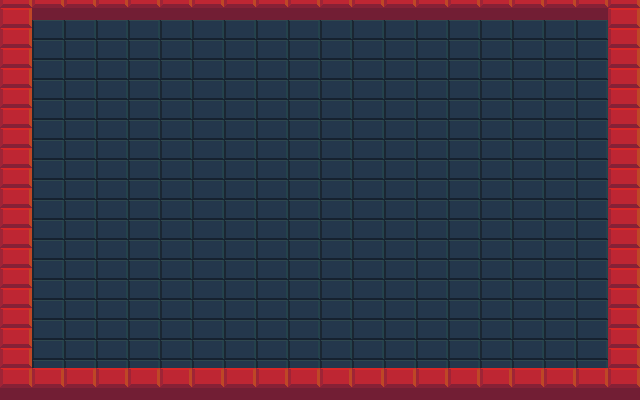

Below is a game level as drawn by its tile map, then a one-line description and the .tmx file that defines it, in full:
An orthogonal 20x20 tile map with 32x20 px tiles, 1 tile layer (Tile_Data) and 8 objects (4x Test_Entity, 4x Door).

<map version="1.0" orientation="orthogonal" renderorder="right-down" width="20" height="20" tilewidth="32" tileheight="20" nextobjectid="16">
 <tileset firstgid="1" name="Tileset" tilewidth="32" tileheight="32" tilecount="144" columns="12">
  <image source="../../Resources/Graphics/World/Tileset.png" width="384" height="384" />
 </tileset>
 <layer name="Tile_Data" width="20" height="20">
  <data encoding="csv">
2,2,2,2,2,2,2,2,2,2,2,2,2,2,2,2,2,2,2,2,
2,1,1,1,1,1,1,1,1,1,1,1,1,1,1,1,1,1,1,2,
2,1,1,1,1,1,1,1,1,1,1,1,1,1,1,1,1,1,1,2,
2,1,1,1,1,1,1,1,1,1,1,1,1,1,1,1,1,1,1,2,
2,1,1,1,1,1,1,1,1,1,1,1,1,1,1,1,1,1,1,2,
2,1,1,1,1,1,1,1,1,1,1,1,1,1,1,1,1,1,1,2,
2,1,1,1,1,1,1,1,1,1,1,1,1,1,1,1,1,1,1,2,
2,1,1,1,1,1,1,1,1,1,1,1,1,1,1,1,1,1,1,2,
2,1,1,1,1,1,1,1,1,1,1,1,1,1,1,1,1,1,1,2,
2,1,1,1,1,1,1,1,1,1,1,1,1,1,1,1,1,1,1,2,
2,1,1,1,1,1,1,1,1,1,1,1,1,1,1,1,1,1,1,2,
2,1,1,1,1,1,1,1,1,1,1,1,1,1,1,1,1,1,1,2,
2,1,1,1,1,1,1,1,1,1,1,1,1,1,1,1,1,1,1,2,
2,1,1,1,1,1,1,1,1,1,1,1,1,1,1,1,1,1,1,2,
2,1,1,1,1,1,1,1,1,1,1,1,1,1,1,1,1,1,1,2,
2,1,1,1,1,1,1,1,1,1,1,1,1,1,1,1,1,1,1,2,
2,1,1,1,1,1,1,1,1,1,1,1,1,1,1,1,1,1,1,2,
2,1,1,1,1,1,1,1,1,1,1,1,1,1,1,1,1,1,1,2,
2,1,1,1,1,1,1,1,1,1,1,1,1,1,1,1,1,1,1,2,
2,2,2,2,2,2,2,2,2,2,2,2,2,2,2,2,2,2,2,2
</data>
 </layer>
 <objectgroup name="Meta_Data">
  <object id="7" type="Test_Entity" x="128" y="60" width="32" height="20">
   <properties>
    <property name="Health" type="int" value="50" />
   </properties>
  </object>
  <object id="8" type="Test_Entity" x="128" y="280" width="32" height="20">
   <properties>
    <property name="Health" type="int" value="50" />
   </properties>
  </object>
  <object id="9" type="Test_Entity" x="480" y="280" width="32" height="20">
   <properties>
    <property name="Health" type="int" value="50" />
   </properties>
  </object>
  <object id="10" type="Test_Entity" x="480" y="60" width="32" height="20">
   <properties>
    <property name="Health" type="int" value="45" />
   </properties>
  </object>
  <object id="11" type="Door" x="288" y="0" width="96" height="20" />
  <object id="12" type="Door" x="0" y="140" width="32" height="80" />
  <object id="13" type="Door" x="288" y="380" width="96" height="20" />
  <object id="14" type="Door" x="608" y="140" width="32" height="80" />
 </objectgroup>
</map>
